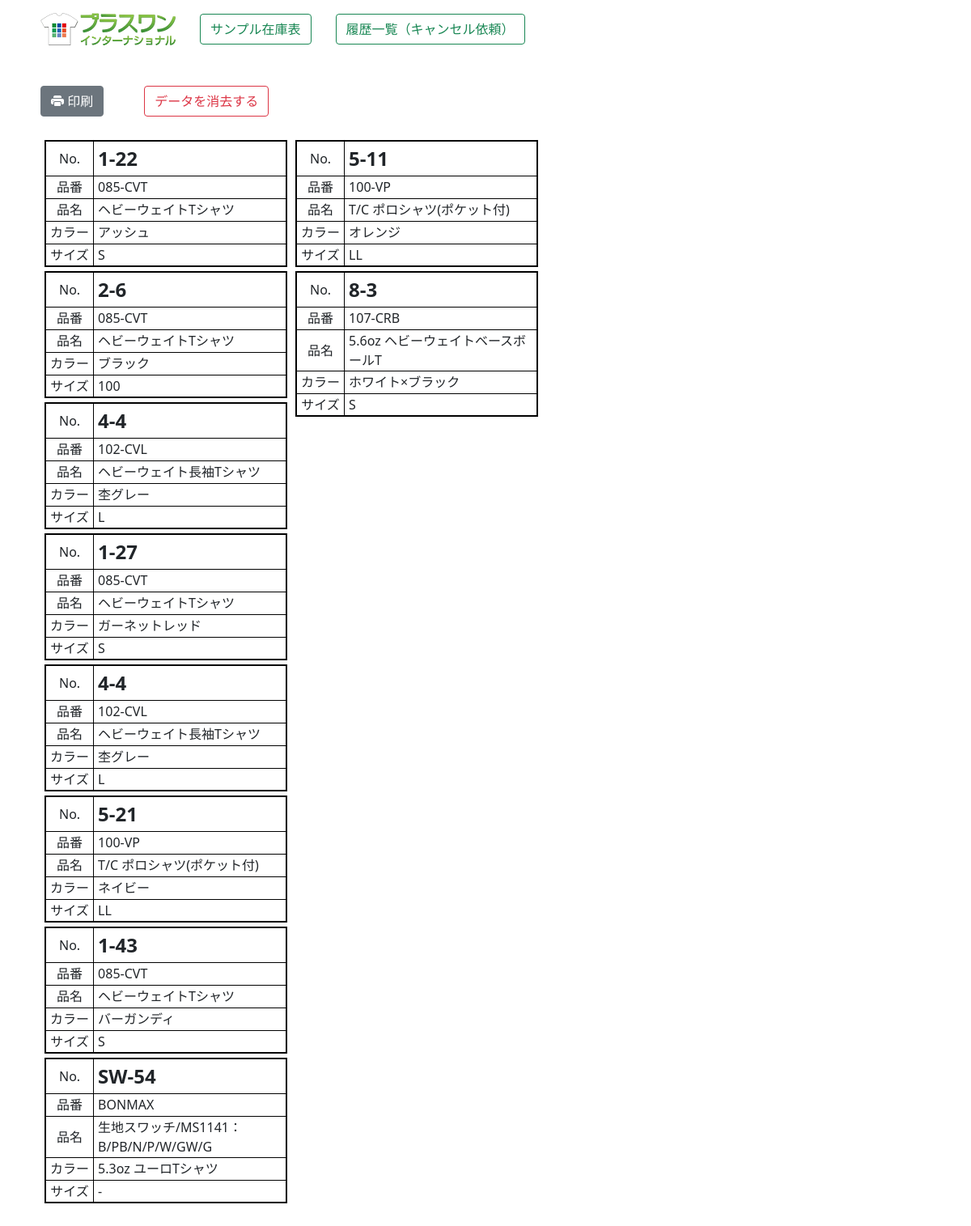
The app's page /zaiko2/label_print/ with its own data.
### zaiko/models.py (models this page shows, shortened)
class Label(models.Model):
    sample_num=models.CharField("サンプルNo",max_length=20)
    shouhin_num=models.CharField("商品番号",max_length=20)
    shouhin_name=models.CharField("商品名",max_length=255)
    color=models.CharField("カラー",max_length=255)
    size=models.CharField("サイズ",max_length=20)

### zaiko2/views.py (the view)
# urls.py: path('label_print/', label_print, name="label_print"),
def label_print(request):
    items=Label.objects.all()
    if items.count() > 16:
        items1=items[:8]
        items2=items[7:16]
        items3=items[15:]
        params={"items1":items1,"items2":items2,"items3":items3,"col":3}
    elif items.count() >8:
        items1=items[:8]
        items2=items[8:16]
        params={"items1":items1,"items2":items2,"col":2}
    else:
        items1=items[:8]
        params={"items1":items1,"col":1}
    kanri=0
    if request.user.username == "p1masao":
        kanri=1
    params["kanri"]=kanri
    return render(request,"zaiko2/label.html",params)

### zaiko2/templates/zaiko2/label.html (shortened to what this page needs)
{% load static %}
<!DOCTYPE html>
<html lang="ja">
<head>
    <link rel="stylesheet" href="{% static 'main.css' %}">
    <link href="https://cdn.jsdelivr.net/npm/bootstrap@5.0.2/dist/css/bootstrap.min.css" rel="stylesheet">
    <link rel="stylesheet" href="https://cdn.jsdelivr.net/npm/bootstrap-icons@1.8.0/font/bootstrap-icons.css">
</head>
<body>
    <div class="container mt-3 mb-5">
        <div style="margin: 0 auto; justify-content: center; width: 1100px;">
            {% include "zaiko/menu.html" with kanri=kanri %}
            <div class="flex2" style="margin-top: 50px;">
                <div><button type="button" class="btn btn-secondary" id="print"><i class="bi bi-printer-fill"></i> 印刷</button></div>
                <div style="margin-left: 50px;">
                    <a href="{% url 'zaiko2:label_del' %}">
                        <button type="button" class="btn btn-outline-danger" onclick="return confirm('本当に消去しますか？')" >データを消去する</button>
                    </a>
                </div>
            </div>
            <div class="flex_print mt-4">
                <div>
                    <div style="width:310px; display: inline;">
                        {% for i in items1 %}
                        <table style="width:300px;margin: 5px;border: #000000 2px solid;">
                            <tr><td style="width: 20%; height: 43px; text-align: center;">No.</td><td style="width: 80%;font-weight: bold;font-size: 1.5em;padding-left: 5px;">{{i.sample_num}}</td></tr>
                            <tr><td style="height: 28px;text-align: center;">品番</td><td style="padding-left: 5px;">{{i.shouhin_num}}</td></tr>
                            <tr><td style="height: 28px;text-align: center;">品名</td><td style="padding-left: 5px;">{{i.shouhin_name}}</td></tr>
                            <tr><td style="height: 28px;text-align: center;">カラー</td><td style="padding-left: 5px;">{{i.color}}</td></tr>
                            <tr><td style="height: 28px;text-align: center;;">サイズ</td><td style="padding-left: 5px;">{{i.size}}</td></tr>
                        </table>
                        {% endfor %}
                    </div>
                </div>
                <div>
                    <div style="width:310px; display: inline;">
                        {% for i in items2 %}
                        <table style="width:300px;margin: 5px;border: #000000 2px solid;">
                            <tr><td style="width: 20%; height: 43px; text-align: center;">No.</td><td style="width: 80%;font-weight: bold;font-size: 1.5em;padding-left: 5px;">{{i.sample_num}}</td></tr>
                            <tr><td style="height: 28px;text-align: center;">品番</td><td style="padding-left: 5px;">{{i.shouhin_num}}</td></tr>
                            <tr><td style="height: 28px;text-align: center;">品名</td><td style="padding-left: 5px;">{{i.shouhin_name}}</td></tr>
                            <tr><td style="height: 28px;text-align: center;">カラー</td><td style="padding-left: 5px;">{{i.color}}</td></tr>
                            <tr><td style="height: 28px;text-align: center;;">サイズ</td><td style="padding-left: 5px;">{{i.size}}</td></tr>
                        </table>
                        {% endfor %}
                    </div>
                </div>
            </div>
        </div>
    </div>
</body>
</html>

### zaiko/static/main.css (style rules this page uses)
.flex2,.menu { display: flex; flex-wrap: wrap; align-items: center; }
.flex_print { display: flex; flex-wrap: wrap; margin: 0 auto; }

### zaiko2/templates/zaiko2/label.html (style rules this page uses)
table, td, th { border: 1px #000000 solid; font-size:auto; }

### records on screen
Label: sample_num "1-22", shouhin_num "085-CVT", shouhin_name "ヘビーウェイトTシャツ", color "アッシュ", size "S"
Label: sample_num "2-6", shouhin_num "085-CVT", shouhin_name "ヘビーウェイトTシャツ", color "ブラック", size "100"
Label: sample_num "4-4", shouhin_num "102-CVL", shouhin_name "ヘビーウェイト長袖Tシャツ", color "杢グレー", size "L"
Label: sample_num "1-27", shouhin_num "085-CVT", shouhin_name "ヘビーウェイトTシャツ", color "ガーネットレッド", size "S"
Label: sample_num "4-4", shouhin_num "102-CVL", shouhin_name "ヘビーウェイト長袖Tシャツ", color "杢グレー", size "L"
Label: sample_num "5-21", shouhin_num "100-VP", shouhin_name "T/C ポロシャツ(ポケット付)", color "ネイビー", size "LL"
Label: sample_num "1-43", shouhin_num "085-CVT", shouhin_name "ヘビーウェイトTシャツ", color "バーガンディ", size "S"
Label: sample_num "SW-54", shouhin_num "BONMAX", shouhin_name "生地スワッチ/MS1141：B/PB/N/P/W/GW/G", color "5.3oz ユーロTシャツ", size "-"
Label: sample_num "5-11", shouhin_num "100-VP", shouhin_name "T/C ポロシャツ(ポケット付)", color "オレンジ", size "LL"
Label: sample_num "8-3", shouhin_num "107-CRB", shouhin_name "5.6oz ヘビーウェイトベースボールT", color "ホワイト×ブラック", size "S"
